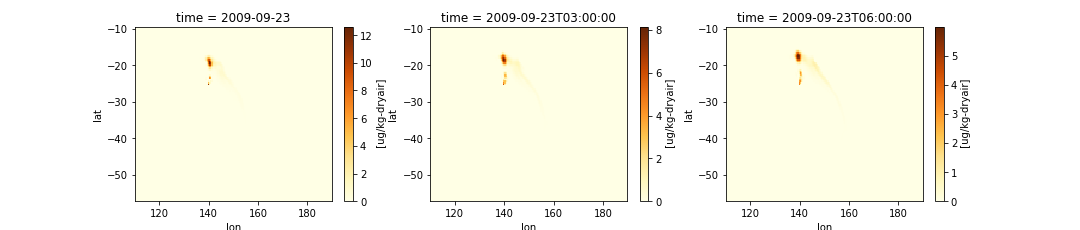

The script that drew this image:
import wrf
import xarray as xr
import netCDF4
import numpy as np
import matplotlib.pyplot as plt
import copy as cp

# from matplotlib.cm import get_cmap
# from matplotlib.colors import LogNorm
# import matplotlib.ticker as mticker
# import cartopy.crs as crs
# from cartopy.mpl.gridliner import LONGITUDE_FORMATTER, LATITUDE_FORMATTER
# import numpy as np
# import cartopy.feature as cfeature
# import os
#file = '/home/julchen/Studium/wrfout_d01_2009-09-18_00_00_00'
file = 'D://thesisdata/wrf_dust/wrfout_d01_2009-09-18_00_00_00'

#%%
class Warfy:
    def __init__(self, file=None, var=None):
        self._vars = {}

        if (file is not None) and (var is not None):
            self.load_var(file, var)

        self.vars = self._vars.keys()
        self.check_dims()

    def load_var(self, vars, file=file, slevel=0, zlevel=0):
        dataset = netCDF4.Dataset(file)
        if (type(vars)==str):
            vars = [vars]
        for var_name in vars:
            ds = wrf.getvar(dataset,var_name,timeidx=wrf.ALL_TIMES)
            lons = ds.XLONG.isel(south_north=0).values
            dims = ['time','lat','lon']
            coords = {
                'time'  : ds.Time.values,
                'lat'   : ds.XLAT.isel(west_east=0).values,
                'lon'   : np.mod(lons, 360)
                }
            attrs = ds.attrs
            # select a zlevel
            try:
                ds = ds.sel(bottom_top=zlevel)
                attrs['description'] += ' at zlevel {:}'.format(zlevel)
            except ValueError:
                pass
            try:
                ds = ds.sel(soil_layers_stag=slevel)
                attrs['description'] += ' at slevel {:}'.format(slevel)
            except ValueError:
                pass
            # add u_v coordinate for wind fields
            try:
                ds.coords['u_v']
                uv = ['u','v']
                dims.insert(0,'u_v')
                coords['u_v'] = uv
            except KeyError:
                pass

            new_ds = xr.DataArray(
                ds.values,
                dims = dims,
                coords = coords,
                attrs = attrs
                )

            self._vars[var_name] = new_ds
        self.check_dims()

    def check_dims(self):
        for v in self._vars:
            size = self._vars[v].time.size
            start = self._vars[v].time[0]
            stop = self._vars[v].time[-1]
        for v in self._vars:
            if (size != self._vars[v].time.size):
                raise UserWarning('DataArrays have different number of timesteps')
            if (start != self._vars[v].time[0]):
                raise UserWarning('DataArrays have different starting points(time)')
            if (stop != self._vars[v].time[-1] ):
                raise UserWarning('DataArrays have different end points(time)')
            self.time = self._vars[v].time

    def get_var(self, var=None):
        try:
            return self._vars[var]
        except KeyError:
            return self._vars

    def remove_var(self, *vars):
        for v in vars:
            self._vars.pop(v)

    def sum_vars(self, vars, new, drop=True, keep_attrs=True,
        description=None):
        temp = self.get_var(vars[0]).fillna(0)
        attrs = self.get_var(vars[0]).attrs
        for v in vars[1:]:
            temp += self.get_var(v).fillna(0)

        if keep_attrs:
            temp.attrs = attrs

        if (description != None):
            temp.attrs['description'] = description

        self._vars[new] = temp

        if drop:
            self.remove_var(*vars)

    def windspeed(self,drop=True,unit='kt'):
        units = {'km/h': 3.6, 'm/s':1,'kt':1.94384}
        new_vars = {}
        for v in self._vars:
            if ('u_v' in self._vars[v].dims):
                attrs = self._vars[v].attrs
                coords = {
                    'time'  : self._vars[v].time.values,
                    'lat'   : self._vars[v].lat.values,
                    'lon'   : self._vars[v].lon.values
                    }
                new_ds = xr.DataArray(
                    (np.sqrt(self._vars[v].values[0,...]**2+
                        self._vars[v].values[1,...]**2)
                        * units[unit]) ,
                    dims = ['time','lat','lon'],
                    coords = coords,
                    attrs = attrs
                    )
                new_ds.attrs['units'] = unit
                new_vars[v+'_speed'] = new_ds
        self._vars.update(new_vars)
        if drop:
            for v in list(self._vars):
                if ('u_v' in self._vars[v].dims):
                    self._vars.pop(v)

    def sel(self,**kwargs):
        temp = Warfy()
        for v in self._vars:
            temp._vars[v] = self._vars[v].sel(kwargs)
        temp.check_dims()
        return temp

    def isel(self,**kwargs):
        temp = Warfy()
        for v in self._vars:
            temp._vars[v] = self._vars[v].isel(kwargs)
        temp.check_dims()
        return temp

    def plot(self,**kwargs):
        timesteps = self.time.size
        if (timesteps > 10):
            raise RuntimeError('Too many timesteps ('+str(timesteps)+
            '). First slice! Limit is 10. Else I wont'+
            ' be able to plot that huge figure')
        vars = len(self._vars)
        fig = plt.figure(figsize=(5*timesteps,3.2*vars))
        gs = fig.add_gridspec(vars,timesteps,hspace=0.4)
        count_var = 0
        for v in self._vars:
            for i in range(timesteps):
                ax = fig.add_subplot(gs[count_var,i])
                self._vars[v].isel(time=i).plot(ax=ax,**kwargs)
            count_var += 1
        plt.show()
        return fig
